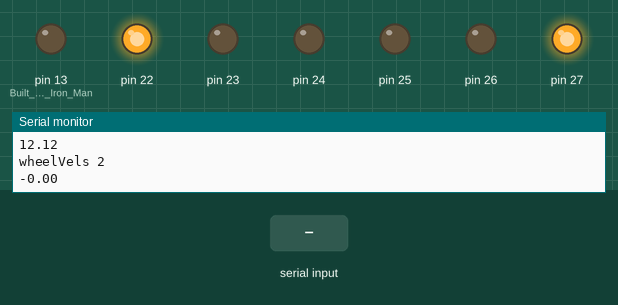
Simulated run of this sketch. Board: Arduino Mega 2560, built with avr-gcc and run on an emulated ATmega2560. Shown: output pins drawn as LEDs (lit = HIGH), the last lines printed to the serial monitor. The test bench sets the inputs (shaded band).

Above: at 15.8 s.
15.9 s: "F90\n" received over the second serial link
At 20.7 s:
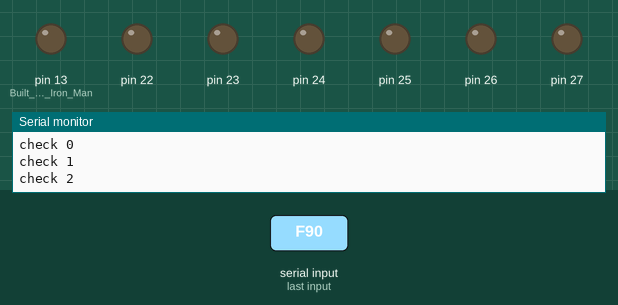
At 26.1 s:
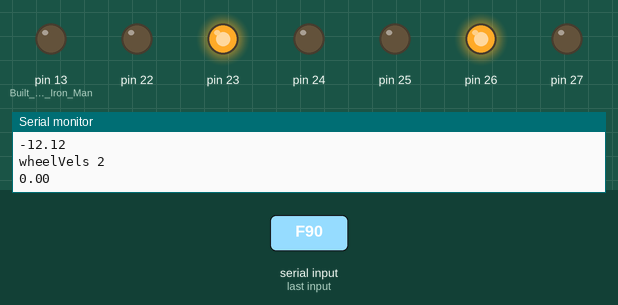
26.5 s: "F 45\n" received over the second serial link
At 35.6 s:
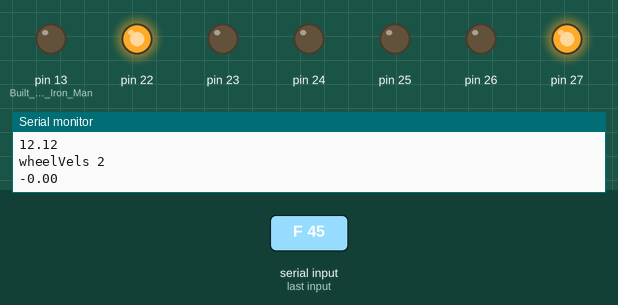
36.6 s: "F" received over the second serial link
Timing chart, 0 to 81.7 s (numbered marks = the images above; inputs shaded):
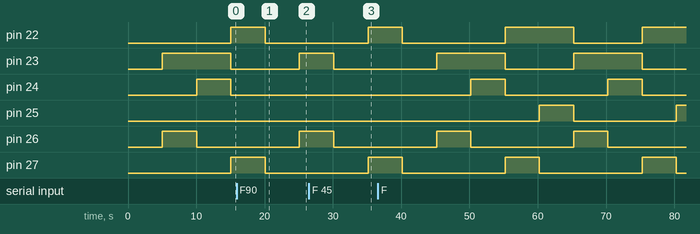

Measured:
- after the input at 15.9 s, pin 22: HIGH → LOW after 4.2 s instead of 9.2 s; pin 25: stays LOW (without the input it goes to HIGH after 4.2 s)
- after the input at 26.5 s, pin 23: HIGH → LOW after 3.6 s instead of 8.6 s; pin 24: stays LOW (without the input it goes to HIGH after 3.6 s)
- by itself, pin 26, pin 27: alternates HIGH for 5.0 s and LOW for 15.0 s

The sketch:

NanoCode.ino
```cpp
#include <SoftwareSerial.h>
#include <ctype.h>
#include "Control.h"


Control Controlpanel;


void setup()
{
  Controlpanel.Controlsetup();
}

void loop()
{
  Controlpanel.SerialUno();
  Controlpanel.KinematicsController();
  Controlpanel.MotorController();
}
```

Control.cpp
```cpp
/*
	Control.cpp - Class for controlling the robot on a high level.
	Created by Jacky M. Lui 4 November 2015.
	Works within the BUDDY system

 updated on 9 June 2017
*/

#include "Control.h"


void Control::Controlsetup()
{
	Serial.begin(9600); // Begin the serial monitor at 9600bps
	Serial.println("serialMonitor is turned on");
  SerialTrans.begin(9600);
  SerialTrans.print("Serial ready!");
  AMotorControl.setupinput();
  BMotorControl.setupinput();
  CMotorControl.setupinput();
  lightcount = 0; //start lightcount
  serialDataIn = String("");
  counter = 0;
  speed = 0;
  direction = 0;
  spin = 0;
  inbyte = 'N';
  SerialBegin = 0;
  startread = 1;
  // Test
  direct = 0;
}

void Control::SerialUno()
{
  // Test Kinematics
  delay(5000);
  direct += 90;
  if (direct >= 360) direct = 0;
  data[0] = "21";
  data[1] = String(direct);
  data[2] = "0";
  speed = data[0].toInt(); // set speed
  direction = data[1].toInt(); // set direction
  spin = data[2].toInt(); // set spin
  Serial.print("direction ");
  Serial.println(data[1]);
  while (SerialTrans.available() > 0 & startread >= 1)
  {
    inbyte = SerialTrans.read();
    //Reading data
    if (inbyte == 'S')
    {
      startread = 1; //start reading new data
    }
    if (inbyte == 'E')
    {
      startread = 0; // data stream has ended, will be later used to stop reading data into the stream.
    }
    if (startread == 1)
    {
      if (inbyte >= '0' & inbyte <= '9') // detected values
      {
        serialDataIn += inbyte;
        // Serial.print("inbyte is ");
//        Serial.print(inbyte);
      }
      if (inbyte == ' ') // if detected space, input serialDataIn into data cell
      {
        data[counter] = serialDataIn;
        counter++;
        if (counter >= 3)
        {
          counter = 0;
        }
//        Serial.print("SerialDataIn: ");
//        Serial.println(serialDataIn);
        serialDataIn = ""; // Reset serialDataIn
      }
    }
    if (inbyte == 'E') // reset the counter and values
    {
//       Serial.println("leaving Serial Collection mode");
       counter = 0; // reset counter
       // Save previous speeds
       prevspeed = speed;
       prevdirection = direction;
       prevspin = spin;
       speed = data[0].toInt(); // set speed
       direction = data[1].toInt(); // set direction
       spin = data[2].toInt(); // set spin
//       Serial.print("Spin0: ");
//       Serial.println(data[2].toInt());
       if (speed > 21 | direction > 360 | spin > 360 | spin < -360) // there's been a misreading
       {
        Serial.println("MISREADING: Resetting values");
        speed = prevspeed;
        direction = prevdirection;
        spin = prevspin;
       }
       serialDataIn = ""; // Reset serialDataIn
       for (int ii =0; ii < 3; ii++) // reset data
       {
        data[ii] = "";
       }
//       Serial.print("Speed ");
//       Serial.println(speed);
//       Serial.print("Direction ");
//       Serial.println(direction);
//       Serial.print("Spin ");
//       Serial.println(spin);
    }
    if (inbyte == 'F') // Emergency Break
    {
      startread = 0;
      speed = 0;
      direction = 0;
      spin = 0;
      serialDataIn = ""; // Reset serialDataIn
      for (int ii =0; ii < 3; ii++) // reset data
      {
        data[ii] = "";
      }
    }
    inbyte = 'N';//clear inbyte
  }
}

void Control::KinematicsController()
{
  outvels = OmniKinematics.DriveDirection(speed,direction,spin);
  wheelVels[0] = *outvels;
  wheelVels[1] = *(outvels+1);
  wheelVels[2] = *(outvels+2);
}

void Control::MotorController()
{
  Serial.println("wheelVels 0 ");
  Serial.println(wheelVels[0]);
  Serial.println("wheelVels 1");
  Serial.println(wheelVels[1]);
  Serial.println("wheelVels 2");
  Serial.println(wheelVels[2]);
  // Convert to 10-21 scale and to power values
  int lowEnd = 5;
  double wheelpower = 0;
  for (int ii =0; ii < 3; ii++){
    if (wheelVels[ii] > 0) wheelpower = (wheelVels[ii]/21*(21-lowEnd)+ lowEnd)/21*255;
    else if (wheelVels[ii] < 0) wheelpower = (wheelVels[ii]/21*(21-lowEnd)- lowEnd)/21*255;
    else {
      wheelpower = 0;
      Serial.print("check ");
      Serial.println(ii);
    }

    switch(ii){
      case 0:
        wheelpow1 = wheelpower;
        break;
      case 1:
        wheelpow2 = wheelpower;
        break;
      case 2:
        wheelpow3 = wheelpower;
        break;
    }
  }
  AMotorControl.drive(wheelpow1);
  BMotorControl.drive(wheelpow2);
  CMotorControl.drive(wheelpow3);
  startread = 1; // after setting drive speed, go back into serial waiting mode
  // bluetooth.print("bluetooth is running");
//   Serial.println("pow w1 ");
//   Serial.println(wheelpow1);
//   Serial.println("pow w2 ");
//   Serial.println(wheelpow2);
//   Serial.print("pow w3 ");
//   Serial.println(wheelpow3);
  // Remember that without full power, not all of the wheels will move
}
```

Control.h
```cpp
/*
	Control.h - Class for controlling the robot on a high level.
	Created by Jacky M. Lui 4 November 2015.
	Works within the BUDDY system
*/

/*
	17/01/2016
	Issues with Software Serial dropping out
*/

#ifndef Control_h
#define Control_h

#include "Arduino.h"
#include "MotorControl.h"
#include "Kinematics.h"
#include <math.h>
#include <SoftwareSerial.h>

class Control
{
public:
	Control() : BMotorControl(22, 23), CMotorControl(24, 25), AMotorControl(26, 27), SerialTrans(14, 15)
	{
		pinMode(13, OUTPUT); // Built in LED and Iron Man LED Array
	}
	void Controlsetup();
	void MotorController();
	void KinematicsController();
	void SerialUno();
	double *outvels;
	double wheelVels[3];

private:
	MotorControl AMotorControl;
	MotorControl BMotorControl;
	MotorControl CMotorControl;
	Kinematics OmniKinematics;
	SoftwareSerial SerialTrans;
	char SerialGet;
	int SerialBegin;
	int wheelpow1;
	int wheelpow2;
	int wheelpow3;
	int lightcount;
	String serialDataIn;
	String data[3];
	char inbyte;
	int counter;
	int speed;
	int direction;
	int spin;
	int startread;

	int prevspeed;
	int prevdirection;
	int prevspin;
	// Test
	int direct;
};

#endif
```

Kinematics.cpp
```cpp
/*
	Kinematics.cpp - Library for moving the omni wheel robot.
	Created by Jacky M. Lui 4 November 2015
	Workes within the BUDDY system

  updated on 9 June 2017
*/

#include "Kinematics.h"
#define PI 3.14159265

Kinematics::Kinematics()
{
}

double *Kinematics::DriveDirection(double speed, double direction, double spin) // direction is in degrees, spin in degrees (max is 135)
{
	static double vels[3];

	// Define important variables
	double angle = direction * PI / 180; // angle is in radians
	double vy = speed * sin(angle);
	double vx = speed * cos(angle);
	double radSpin = spin * PI / 180;
	//calculate wheel speeds in real speeds
	vels[0] = -0.1547 * vx + 0.5773 * vy + 5.196 * radSpin;
	vels[1] = 2.1547 * vx - 0.57735 * vy - 5.196 * radSpin;
	vels[2] = -2 * vx + 0 * vy + 9 * radSpin;
	return vels;
}
```

Kinematics.h
```cpp
/*
	Kinematics.h - Library for moving the omni wheel robot.
	Created by Jacky M. Lui 4 November 2015
	Workes within the BUDDY system
*/
	#ifndef Kinematics_h
	#define Kinematics_h

	#include "Arduino.h"
	// #include <SoftwareSerial.h>

	class Kinematics
	{
	public:
		Kinematics();
		double * DriveDirection(double speed, double direction, double spin);
	private:

	};

	#endif
```

MotorControl.cpp
```cpp
/*
  MotorControl.cpp - Library for controlling the motors
  on a low level.
  Created by Jacky M. Lui 22 October 2015.
  Works within the BUDDY system
*/

#include "MotorControl.h"

MotorControl::MotorControl(int motorin1, int motorin2)
{
  // setup pinmodes
  pinMode(motorin1, OUTPUT);
  pinMode(motorin2, OUTPUT);

  pinMode(13, OUTPUT);
  _motorin1 = motorin1;
  _motorin2 = motorin2;
}

void MotorControl::setupinput()
{
  // setup input switches
  digitalWrite(_motorset, HIGH);
}

void MotorControl::forward(int speed)
{
  analogWrite(_motorin1, speed);
  analogWrite(_motorin2, 0);
}

void MotorControl::reverse(int speed)
{
  analogWrite(_motorin1, 0);
  analogWrite(_motorin2, speed);
}

void MotorControl::drive(int speed) // for kinematics controller
{
  if (speed > 0)
  {
    analogWrite(_motorin1, speed);
    analogWrite(_motorin2, 0);
  }
  else
  {
    speed = -speed;
    analogWrite(_motorin1, 0);
    analogWrite(_motorin2, speed);
  }
}

void MotorControl::brake()
{
  analogWrite(_motorin1, 255);
  analogWrite(_motorin2, 255);
}

void MotorControl::coast()
{
  analogWrite(_motorin1, 0);
  analogWrite(_motorin2, 0);
}
```

MotorControl.h
```cpp
/*
  MotorControl.h - Library for controlling the motors
  on a low level.
  Created by Jacky M. Lui 22 October 2015.
  Works within the BUDDY system
*/

#ifndef MotorControl_h
#define MotorControl_h

#include "Arduino.h"

class MotorControl
{
public:
  MotorControl(int motorin1, int motorin2);
  void setupinput();
  void forward(int speed);
  void reverse(int speed);
  void drive(int speed);
  void coast();
  void brake();

private:
  int _motorin1;
  int _motorin2;
  int _motorset;
};

#endif
```

Sensors.cpp
```cpp
/*
  Sensors.cpp - Class for inputting the sensor data for RC-1.
  Created by Jacky M. Lui 27 December 2016.
  Works within the BUDDY system
*/


#include "Sensors.h"

void Sensors::SensorsSetup()
{
  for (int ii = 0; ii < 7; ii++){
    ultrasonicReturn[ii] = -1;
    Serial.println(ultrasonicReturn[ii]);
  }
}

/*
  Values within ultrasonicReturn
  F -0
  FR -1
  BR -2
  FL -3
  BL -4
  B -5
*/

void Sensors::ultrasonicCon()
{
   *ultrasonicReturn = ultraF.Ranging(CM);
   *(ultrasonicReturn + 1) = ultraFR.Ranging(CM);
   *(ultrasonicReturn + 2) = ultraBR.Ranging(CM);
   *(ultrasonicReturn + 3) = ultraFL.Ranging(CM);
   *(ultrasonicReturn + 4)  = ultraBL.Ranging(CM);
   *(ultrasonicReturn + 5)  = ultraB.Ranging(CM);
}

long* Sensors::returnUltrasonics(){
  ultrasonicCon();
  return ultrasonicReturn;
}


Sensors::~Sensors(){

}
```

Sensors.h
```cpp
/*
  Sensors.h - H-File for RC1 Sensors

  Created by Jacky Lui. Jan 27, 2016.
  iteadstudio.com
*/


#ifndef Sensors_h
#define Sensors_h

#include "Arduino.h"
#include "Ultrasonic.h"

class Sensors
{
  public:
    Sensors(): ultraFR(38,39),ultraF(40,41), ultraFL(42,43), ultraBR(44,45),ultraBL(46,47), ultraB(48,49){};
    ~Sensors();
    void SensorsSetup();
    long* returnUltrasonics();
  private:
    Ultrasonic ultraFR;
    Ultrasonic ultraF;
    Ultrasonic ultraFL;
    Ultrasonic ultraBR;
    Ultrasonic ultraBL;
    Ultrasonic ultraB;
    void ultrasonicCon();
    long *ultrasonicReturn = new long [6];
};

#endif

/*
  Values within ultrasonicReturn
  F -0
  FR -1
  BR -2
  FL -3
  BF -4
  B -5
*/
```

Ultrasonic.cpp
```cpp
/*
  Ultrasonic.cpp - Library for HC-SR04 Ultrasonic Ranging Module.library

  Created by ITead studio. Apr 20, 2010.
  iteadstudio.com
*/

#include "Arduino.h"
#include "Ultrasonic.h"

Ultrasonic::Ultrasonic(int TP, int EP)
{
   pinMode(TP,OUTPUT);
   pinMode(EP,INPUT);
   Trig_pin=TP;
   Echo_pin=EP;
}

long Ultrasonic::Timing()
{
  digitalWrite(Trig_pin, LOW);
  delayMicroseconds(2);
  digitalWrite(Trig_pin, HIGH);
  delayMicroseconds(10);
  digitalWrite(Trig_pin, LOW);
  duration = pulseIn(Echo_pin,HIGH);
  return duration;
}

int Ultrasonic::Ranging(int sys)
{
  Timing();
//  Serial.println("************");
//  Serial.println(duration);
  distacne_cm = (int)duration /29.4 / 2 ;
  distance_inc = duration / 74 / 2;
//  Serial.println(distacne_cm);
  if (sys)
  return distacne_cm;
  else
  return distance_inc;
}
```

Ultrasonic.h
```cpp
/*
  Ultrasonic.h - Library for HR-SC04 Ultrasonic Ranging Module.
  Created by ITead studio. Alex, Apr 20, 2010.
  iteadstudio.com
*/


#ifndef Ultrasonic_h
#define Ultrasonic_h

#include "Arduino.h"

#define CM 1
#define INC 0

class Ultrasonic
{
  public:
    Ultrasonic(int TP, int EP);
    long Timing();
    int Ranging(int sys);

    private:
    int Trig_pin;
    int Echo_pin;
    long  duration;
    int distacne_cm,distance_inc;

};

#endif
```
